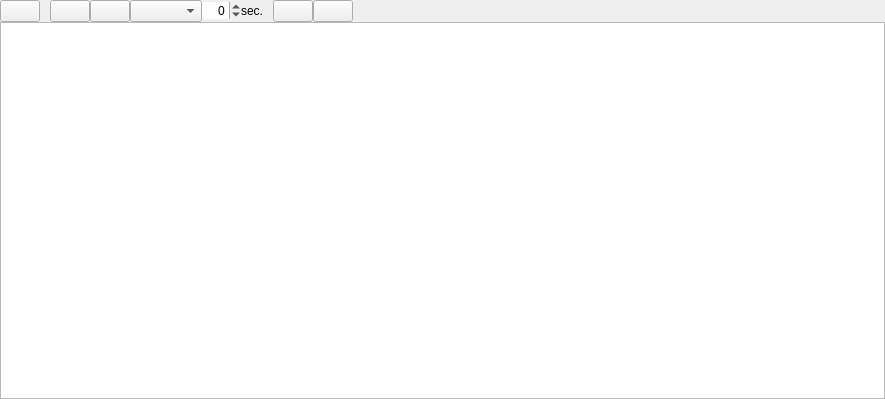
<?xml version="1.0" encoding="UTF-8"?>
<ui version="4.0">
 <class>DlgAutoDJ</class>
 <widget class="QWidget" name="DlgAutoDJ">
  <property name="geometry">
   <rect>
    <x>0</x>
    <y>0</y>
    <width>885</width>
    <height>399</height>
   </rect>
  </property>
  <property name="windowTitle">
   <string>Auto DJ</string>
  </property>
  <layout class="QVBoxLayout" name="verticalLayout">
   <property name="spacing">
    <number>0</number>
   </property>
   <property name="leftMargin">
    <number>0</number>
   </property>
   <property name="topMargin">
    <number>0</number>
   </property>
   <property name="rightMargin">
    <number>0</number>
   </property>
   <property name="bottomMargin">
    <number>0</number>
   </property>
   <item>
    <widget class="QWidget" name="LibraryFeatureControls">
     <layout class="QHBoxLayout" name="horizontalLayout">
      <property name="spacing">
       <number>0</number>
      </property>
      <property name="leftMargin">
       <number>0</number>
      </property>
      <property name="topMargin">
       <number>0</number>
      </property>
      <property name="rightMargin">
       <number>0</number>
      </property>
      <property name="bottomMargin">
       <number>0</number>
      </property>
      <item>
       <widget class="QPushButton" name="pushButtonAutoDJ">
        <property name="focusPolicy">
         <enum>Qt::NoFocus</enum>
        </property>
        <property name="sizePolicy">
         <sizepolicy hsizetype="Preferred" vsizetype="Fixed">
          <horstretch>0</horstretch>
          <verstretch>0</verstretch>
         </sizepolicy>
        </property>
        <property name="checkable">
         <bool>true</bool>
        </property>
       </widget>
      </item>
      <item>
       <spacer name="horizontalSpacer_1">
        <property name="orientation">
         <enum>Qt::Horizontal</enum>
        </property>
        <property name="sizeType">
         <enum>QSizePolicy::Fixed</enum>
        </property>
        <property name="sizeHint" stdset="0">
         <size>
          <width>10</width>
          <height>1</height>
         </size>
        </property>
       </spacer>
      </item>
      <item>
       <widget class="QPushButton" name="pushButtonFadeNow">
        <property name="focusPolicy">
         <enum>Qt::NoFocus</enum>
        </property>
        <property name="sizePolicy">
         <sizepolicy hsizetype="Preferred" vsizetype="Fixed">
          <horstretch>0</horstretch>
          <verstretch>0</verstretch>
         </sizepolicy>
        </property>
       </widget>
      </item>
      <item>
       <widget class="QPushButton" name="pushButtonSkipNext">
        <property name="focusPolicy">
         <enum>Qt::NoFocus</enum>
        </property>
        <property name="sizePolicy">
         <sizepolicy hsizetype="Preferred" vsizetype="Fixed">
          <horstretch>0</horstretch>
          <verstretch>0</verstretch>
         </sizepolicy>
        </property>
        <property name="checkable">
         <bool>false</bool>
        </property>
       </widget>
      </item>
      <item>
       <widget class="QComboBox" name="fadeModeCombobox">
       </widget>
      </item>
      <item>
       <widget class="QSpinBox" name="spinBoxTransition">
        <property name="sizePolicy">
         <sizepolicy hsizetype="Fixed" vsizetype="Fixed">
          <horstretch>0</horstretch>
          <verstretch>0</verstretch>
         </sizepolicy>
        </property>
        <property name="frame">
         <bool>false</bool>
        </property>
        <property name="alignment">
         <set>Qt::AlignRight|Qt::AlignTrailing|Qt::AlignVCenter</set>
        </property>
        <property name="minimum">
         <number>-99</number>
        </property>
       </widget>
      </item>
      <item>
       <widget class="QLabel" name="labelTransitionAppendix">
        <property name="text">
         <string>sec.</string>
        </property>
       </widget>
      </item>
      <item>
       <spacer name="horizontalSpacer_2">
        <property name="orientation">
         <enum>Qt::Horizontal</enum>
        </property>
        <property name="sizeType">
         <enum>QSizePolicy::Fixed</enum>
        </property>
        <property name="sizeHint" stdset="0">
         <size>
          <width>10</width>
          <height>1</height>
         </size>
        </property>
       </spacer>
      </item>
      <item>
       <widget class="QPushButton" name="pushButtonAddRandomTrack">
        <property name="focusPolicy">
         <enum>Qt::NoFocus</enum>
        </property>
        <property name="sizePolicy">
         <sizepolicy hsizetype="Preferred" vsizetype="Fixed">
          <horstretch>0</horstretch>
          <verstretch>0</verstretch>
         </sizepolicy>
        </property>
       </widget>
      </item>
      <item>
       <widget class="QPushButton" name="pushButtonRepeatStemsMix">
        <property name="focusPolicy">
         <enum>Qt::NoFocus</enum>
        </property>
        <property name="sizePolicy">
         <sizepolicy hsizetype="Preferred" vsizetype="Fixed">
          <horstretch>0</horstretch>
          <verstretch>0</verstretch>
         </sizepolicy>
        </property>
        <property name="checkable">
         <bool>true</bool>
        </property>
       </widget>
      </item>
      <item>
       <spacer name="horizontalSpacer_3">
        <property name="orientation">
         <enum>Qt::Horizontal</enum>
        </property>
        <property name="sizeHint" stdset="0">
         <size>
          <width>1</width>
          <height>20</height>
         </size>
        </property>
       </spacer>
      </item>
      <item>
       <widget class="QLabel" name="labelSelectionInfo">
        <property name="text">
         <string/>
        </property>
       </widget>
      </item>
     </layout>
    </widget>
   </item>
   <item>
    <widget class="QTableView" name="m_pTrackTablePlaceholder">
     <property name="showGrid">
      <bool>true</bool>
     </property>
    </widget>
   </item>
  </layout>
 </widget>
 <resources>
  <include location="../../../res/mixxx.qrc"/>
 </resources>
 <connections/>
</ui>
